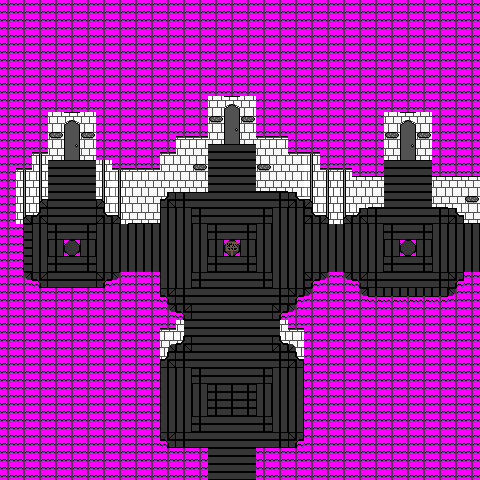

Tiled map render using the project's own tile images. Description and the whole map definition, tile-layer contents included, below:
An orthogonal 30x30 tile map with 16x16 px tiles, 3 tile layers (Tile Layer 2, Tile Layer 1, Tile Layer 3), 4 tilesets.

<map version="1.10" tiledversion="1.10.2" orientation="orthogonal" renderorder="right-down" width="30" height="30" tilewidth="16" tileheight="16" infinite="0" nextlayerid="4" nextobjectid="1">
 <tileset firstgid="1" source="steel flooring.tsx" />
 <tileset firstgid="55" source="exterior and walls.tsx" />
 <tileset firstgid="325" source="roof tiles.tsx" />
 <tileset firstgid="512" source="dirt cutout.tsx" />
 <layer id="2" name="Tile Layer 2" width="30" height="30">
  <data encoding="csv">
0,0,0,0,0,0,0,0,0,0,0,0,0,0,0,0,0,0,0,0,0,0,0,0,0,0,0,0,0,0,
0,0,0,0,0,0,0,0,0,0,0,0,0,0,0,0,0,0,0,0,0,0,0,0,0,0,0,0,0,0,
0,0,0,0,0,0,0,0,0,0,0,0,0,0,0,0,0,0,0,0,0,0,0,0,0,0,0,0,0,0,
0,0,0,0,0,0,0,0,0,0,0,0,0,0,0,0,0,0,0,0,0,0,0,0,0,0,0,0,0,0,
0,0,0,0,0,0,0,0,0,0,0,0,0,0,0,0,0,0,0,0,0,0,0,0,0,0,0,0,0,0,
0,0,0,0,0,0,0,0,0,0,0,0,0,0,0,0,0,0,0,0,0,0,0,0,0,0,0,0,0,0,
0,0,0,0,0,0,0,0,0,0,0,0,0,272,260,272,0,0,0,0,0,0,0,0,0,0,0,0,0,0,
0,0,0,272,260,272,0,0,0,0,0,0,0,272,241,272,0,0,0,0,0,0,0,0,272,260,272,0,0,0,
0,0,0,272,241,272,0,0,0,0,0,228,228,272,241,272,228,228,0,0,0,0,0,0,272,241,272,0,0,0,
0,0,227,272,241,272,226,0,0,0,228,272,272,0,0,0,272,272,228,226,0,0,0,0,272,241,272,0,0,0,
0,227,236,0,0,0,235,226,228,228,272,272,272,0,0,0,272,272,272,235,226,227,0,0,0,0,0,0,0,0,
0,236,236,0,0,0,235,235,272,272,272,272,272,0,0,0,281,281,272,235,235,236,263,263,0,0,0,263,263,263,
0,236,245,0,0,0,244,235,272,272,224,0,0,0,0,0,0,0,223,244,235,236,272,281,0,0,0,281,272,272,
0,245,224,0,0,0,223,244,281,281,0,0,0,0,0,0,0,0,0,223,244,245,224,0,0,0,0,0,223,281,
0,0,0,0,0,0,0,0,0,0,0,0,0,0,0,0,0,0,0,0,0,0,0,0,0,0,0,0,0,0,
0,0,0,0,499,0,0,0,0,0,0,0,0,0,499,0,0,0,0,0,0,0,0,0,0,499,0,0,0,0,
0,0,0,0,0,0,0,0,0,0,0,0,0,0,0,0,0,0,0,0,0,0,0,0,0,0,0,0,0,0,
0,499,0,0,0,0,0,499,0,0,0,0,0,0,0,0,0,0,0,0,499,499,0,0,0,0,0,0,0,0,
0,0,0,0,0,0,0,0,0,0,0,0,0,0,0,0,0,0,0,499,0,0,499,0,0,0,0,0,499,0,
0,0,0,0,0,0,0,0,0,0,499,0,0,0,0,0,0,0,499,0,0,0,0,0,0,0,0,0,0,0,
0,0,0,0,0,0,0,0,0,0,228,272,0,0,0,0,0,272,228,0,0,0,0,0,0,0,0,0,0,0,
0,0,0,0,0,0,0,0,0,0,272,224,0,0,0,0,0,223,272,0,0,0,0,0,0,0,0,0,0,0,
0,0,0,0,0,0,0,0,0,0,224,0,0,0,0,0,0,0,223,0,0,0,0,0,0,0,0,0,0,0,
0,0,0,0,0,0,0,0,0,0,0,0,0,0,0,0,0,0,0,0,0,0,0,0,0,0,0,0,0,0,
0,0,0,0,0,0,0,0,0,0,0,0,0,0,0,0,0,0,0,0,0,0,0,0,0,0,0,0,0,0,
0,0,0,0,0,0,0,0,0,0,0,0,0,0,0,0,0,0,0,0,0,0,0,0,0,0,0,0,0,0,
0,0,0,0,0,0,0,0,0,0,0,0,0,0,0,0,0,0,0,0,0,0,0,0,0,0,0,0,0,0,
0,0,0,0,0,0,0,0,0,0,0,0,0,0,0,0,0,0,0,0,0,0,0,0,0,0,0,0,0,0,
0,0,0,0,0,0,0,0,0,0,0,0,0,0,0,0,0,0,0,0,0,0,0,0,0,0,0,0,0,0,
0,0,0,0,0,0,0,0,0,0,0,0,0,0,0,0,0,0,0,0,0,0,0,0,0,0,0,0,0,0
</data>
 </layer>
 <layer id="1" name="Tile Layer 1" width="30" height="30">
  <data encoding="csv">
0,0,0,0,0,0,0,0,0,0,0,0,0,0,0,0,0,0,0,0,0,0,0,0,0,0,0,0,0,0,
0,0,0,0,0,0,0,0,0,0,0,0,0,0,0,0,0,0,0,0,0,0,0,0,0,0,0,0,0,0,
0,0,0,0,0,0,0,0,0,0,0,0,0,0,0,0,0,0,0,0,0,0,0,0,0,0,0,0,0,0,
0,0,0,0,0,0,0,0,0,0,0,0,0,0,0,0,0,0,0,0,0,0,0,0,0,0,0,0,0,0,
0,0,0,0,0,0,0,0,0,0,0,0,0,0,0,0,0,0,0,0,0,0,0,0,0,0,0,0,0,0,
0,0,0,0,0,0,0,0,0,0,0,0,0,0,0,0,0,0,0,0,0,0,0,0,0,0,0,0,0,0,
0,0,0,0,0,0,0,0,0,0,0,0,0,0,0,0,0,0,0,0,0,0,0,0,0,0,0,0,0,0,
0,0,0,0,0,0,0,0,0,0,0,0,0,0,174,0,0,0,0,0,0,0,0,0,0,0,0,0,0,0,
0,0,0,0,174,0,0,0,0,0,0,0,0,0,174,0,0,0,0,0,0,0,0,0,0,174,0,0,0,0,
0,0,0,0,174,0,0,0,0,0,0,0,0,21,21,21,0,0,0,0,0,0,0,0,0,174,0,0,0,0,
0,0,0,21,21,21,0,0,0,0,0,0,0,21,21,21,0,0,0,0,0,0,0,0,21,21,21,0,0,0,
0,0,0,21,21,21,0,0,0,0,0,0,0,21,21,21,0,0,0,0,0,0,0,0,21,21,21,0,0,0,
0,0,37,21,21,21,38,0,0,0,23,53,21,21,21,21,21,53,22,38,0,0,0,0,21,21,21,0,0,0,
0,37,23,21,21,21,22,38,0,0,6,6,53,21,21,21,53,6,6,22,38,37,23,53,21,21,21,53,22,0,
0,29,6,53,21,53,6,6,6,6,6,6,6,53,21,53,6,6,6,6,6,6,6,6,53,21,53,6,6,6,
0,29,6,6,12,6,6,6,6,6,6,6,6,6,12,6,6,6,6,6,6,6,6,6,6,12,6,6,6,6,
0,29,6,53,21,53,6,6,6,6,6,6,6,53,21,53,6,6,6,6,6,6,6,6,53,21,53,6,6,6,
0,46,14,21,21,21,13,47,0,0,6,6,53,21,21,21,53,6,6,13,47,46,14,53,21,21,21,53,13,0,
0,0,0,0,0,0,0,0,0,0,14,53,21,21,21,21,21,53,13,47,0,0,46,31,31,31,31,31,47,0,
0,0,0,0,0,0,0,0,0,0,46,14,21,21,21,21,21,13,47,0,0,0,0,0,0,0,0,0,0,0,
0,0,0,0,0,0,0,0,0,0,0,29,21,21,21,21,21,28,0,0,0,0,0,0,0,0,0,0,0,0,
0,0,0,0,0,0,0,0,0,0,37,23,21,21,21,21,21,22,38,0,0,0,0,0,0,0,0,0,0,0,
0,0,0,0,0,0,0,0,0,0,23,53,21,21,21,21,21,53,22,0,0,0,0,0,0,0,0,0,0,0,
0,0,0,0,0,0,0,0,0,0,6,6,53,21,21,21,53,6,6,0,0,0,0,0,0,0,0,0,0,0,
0,0,0,0,0,0,0,0,0,0,6,6,6,53,53,53,6,6,6,0,0,0,0,0,0,0,0,0,0,0,
0,0,0,0,0,0,0,0,0,0,6,6,6,53,53,53,6,6,6,0,0,0,0,0,0,0,0,0,0,0,
0,0,0,0,0,0,0,0,0,0,6,6,53,21,21,21,53,6,6,0,0,0,0,0,0,0,0,0,0,0,
0,0,0,0,0,0,0,0,0,0,14,53,21,21,21,21,21,53,13,0,0,0,0,0,0,0,0,0,0,0,
0,0,0,0,0,0,0,0,0,0,0,0,0,21,21,21,0,0,0,0,0,0,0,0,0,0,0,0,0,0,
0,0,0,0,0,0,0,0,0,0,0,0,0,21,21,21,0,0,0,0,0,0,0,0,0,0,0,0,0,0
</data>
 </layer>
 <layer id="3" name="Tile Layer 3" width="30" height="30">
  <data encoding="csv">
499,499,499,499,499,499,499,499,499,499,499,499,499,499,499,499,499,499,499,499,499,499,499,499,499,499,499,499,499,499,
499,499,499,499,499,499,499,499,499,499,499,499,499,499,499,499,499,499,499,499,499,499,499,499,499,499,499,499,499,499,
499,499,499,499,499,499,499,499,499,499,499,499,499,499,499,499,499,499,499,499,499,499,499,499,499,499,499,499,499,499,
499,499,499,499,499,499,499,499,499,499,499,499,499,499,499,499,499,499,499,499,499,499,499,499,499,499,499,499,499,499,
499,499,499,499,499,499,499,499,499,499,499,499,499,499,499,499,499,499,499,499,499,499,499,499,499,499,499,499,499,499,
499,499,499,499,499,499,499,499,499,499,499,499,499,499,499,499,499,499,499,499,499,499,499,499,499,499,499,499,499,499,
499,499,499,499,499,499,499,499,499,499,499,499,499,0,165,0,499,499,499,499,499,499,499,499,499,499,499,499,499,499,
499,499,499,0,165,0,499,499,499,499,499,499,499,111,0,111,499,499,499,499,499,499,499,499,0,165,0,499,499,499,
499,499,499,111,0,111,499,499,499,499,499,507,507,0,156,0,507,507,499,499,499,499,499,499,111,0,111,499,499,499,
499,499,507,0,156,0,499,499,499,499,507,0,0,0,0,0,0,0,507,507,499,499,499,499,0,156,0,499,499,499,
499,507,0,0,0,0,0,507,507,507,0,0,111,0,0,0,111,0,0,0,507,507,499,499,0,0,0,499,499,499,
499,0,0,0,0,0,0,0,0,0,0,0,0,0,0,0,0,0,0,0,0,0,0,0,0,0,0,0,0,0,
499,0,0,0,0,0,0,0,0,0,0,0,0,0,0,0,0,0,0,0,0,0,0,0,0,0,0,0,0,111,
499,0,0,0,0,0,0,0,0,0,0,0,0,0,0,0,0,0,0,0,0,0,0,0,0,0,0,0,0,0,
499,509,0,0,0,0,0,0,0,0,0,0,0,0,0,0,0,0,0,0,0,0,0,0,0,0,0,0,0,0,
499,509,0,0,0,0,0,0,0,0,0,0,0,0,565,0,0,0,0,0,0,0,0,0,0,0,0,0,0,0,
499,509,0,0,0,0,0,0,0,0,0,0,0,0,0,0,0,0,0,0,0,0,0,0,0,0,0,0,0,0,
499,0,477,0,0,0,476,0,499,499,0,0,0,0,0,0,0,0,0,476,0,0,477,0,0,0,0,0,476,499,
499,499,499,499,499,499,499,499,499,499,477,0,0,0,0,0,0,0,476,0,499,499,0,504,504,504,504,504,0,499,
499,499,499,499,499,499,499,499,499,499,0,477,0,0,0,0,0,476,0,499,499,499,499,499,499,499,499,499,499,499,
499,499,499,499,499,499,499,499,499,499,507,0,0,0,0,0,0,0,507,499,499,499,499,499,499,499,499,499,499,499,
499,499,499,499,499,499,499,499,499,499,0,0,0,0,0,0,0,0,0,499,499,499,499,499,499,499,499,499,499,499,
499,499,499,499,499,499,499,499,499,499,0,0,0,0,0,0,0,0,0,499,499,499,499,499,499,499,499,499,499,499,
499,499,499,499,499,499,499,499,499,499,0,0,0,0,0,0,0,0,0,499,499,499,499,499,499,499,499,499,499,499,
499,499,499,499,499,499,499,499,499,499,0,0,0,0,0,0,0,0,0,499,499,499,499,499,499,499,499,499,499,499,
499,499,499,499,499,499,499,499,499,499,0,0,0,0,0,0,0,0,0,499,499,499,499,499,499,499,499,499,499,499,
499,499,499,499,499,499,499,499,499,499,0,0,0,0,0,0,0,0,0,499,499,499,499,499,499,499,499,499,499,499,
499,499,499,499,499,499,499,499,499,499,477,0,0,0,0,0,0,0,476,499,499,499,499,499,499,499,499,499,499,499,
499,499,499,499,499,499,499,499,499,499,499,499,499,0,0,0,499,499,499,499,499,499,499,499,499,499,499,499,499,499,
499,499,499,499,499,499,499,499,499,499,499,499,499,0,0,0,499,499,499,499,499,499,499,499,499,499,499,499,499,499
</data>
 </layer>
</map>
